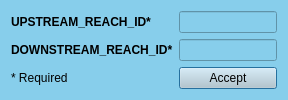
<?xml version="1.0" encoding="UTF-8"?>
<ui version="4.0">
 <class>ControlTOPAGNPS</class>
 <widget class="QDialog" name="ControlTOPAGNPS">
  <property name="geometry">
   <rect>
    <x>0</x>
    <y>0</y>
    <width>288</width>
    <height>100</height>
   </rect>
  </property>
  <property name="windowTitle">
   <string>CONCEPTS control file</string>
  </property>
  <property name="styleSheet">
   <string notr="true">background-color: #87CEEB;</string>
  </property>
  <layout class="QGridLayout" name="gridLayout">
   <item row="0" column="0">
    <widget class="QLabel" name="label">
     <property name="font">
      <font>
       <weight>75</weight>
       <bold>true</bold>
      </font>
     </property>
     <property name="text">
      <string>UPSTREAM_REACH_ID*</string>
     </property>
    </widget>
   </item>
   <item row="0" column="1">
    <widget class="QLineEdit" name="lineEdit">
     <property name="font">
      <font>
       <weight>75</weight>
       <bold>true</bold>
      </font>
     </property>
    </widget>
   </item>
   <item row="1" column="0">
    <widget class="QLabel" name="label_2">
     <property name="font">
      <font>
       <weight>75</weight>
       <bold>true</bold>
      </font>
     </property>
     <property name="text">
      <string>DOWNSTREAM_REACH_ID*</string>
     </property>
    </widget>
   </item>
   <item row="1" column="1">
    <widget class="QLineEdit" name="lineEdit_2">
     <property name="font">
      <font>
       <weight>75</weight>
       <bold>true</bold>
      </font>
     </property>
    </widget>
   </item>
   <item row="2" column="0">
    <widget class="QLabel" name="label_3">
     <property name="text">
      <string>* Required</string>
     </property>
    </widget>
   </item>
   <item row="2" column="1">
    <widget class="QPushButton" name="pushButton">
     <property name="styleSheet">
      <string notr="true">background-color: #becbd1;</string>
     </property>
     <property name="text">
      <string>Accept</string>
     </property>
    </widget>
   </item>
  </layout>
 </widget>
 <resources/>
 <connections/>
</ui>
